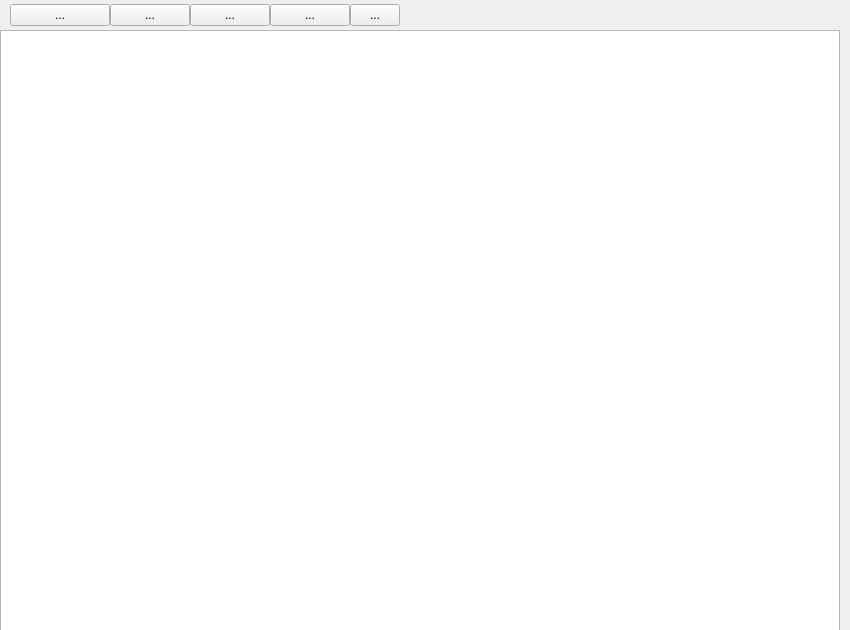
<?xml version="1.0" encoding="UTF-8"?>
<ui version="4.0">
 <class>SMMyApp</class>
 <widget class="QWidget" name="SMMyApp">
  <property name="geometry">
   <rect>
    <x>0</x>
    <y>0</y>
    <width>850</width>
    <height>630</height>
   </rect>
  </property>
  <property name="windowTitle">
   <string>Form</string>
  </property>
  <widget class="AppTableWidget" name="tableWidget">
   <property name="geometry">
    <rect>
     <x>0</x>
     <y>30</y>
     <width>840</width>
     <height>601</height>
    </rect>
   </property>
  </widget>
  <widget class="QWidget" name="tools" native="true">
   <property name="geometry">
    <rect>
     <x>0</x>
     <y>0</y>
     <width>840</width>
     <height>30</height>
    </rect>
   </property>
   <widget class="QToolButton" name="tbAnzhuang">
    <property name="geometry">
     <rect>
      <x>10</x>
      <y>4</y>
      <width>100</width>
      <height>22</height>
     </rect>
    </property>
    <property name="text">
     <string>...</string>
    </property>
   </widget>
   <widget class="QToolButton" name="tbXiezai">
    <property name="geometry">
     <rect>
      <x>110</x>
      <y>4</y>
      <width>80</width>
      <height>22</height>
     </rect>
    </property>
    <property name="text">
     <string>...</string>
    </property>
   </widget>
   <widget class="QToolButton" name="tbSdcard">
    <property name="geometry">
     <rect>
      <x>190</x>
      <y>4</y>
      <width>80</width>
      <height>22</height>
     </rect>
    </property>
    <property name="text">
     <string>...</string>
    </property>
   </widget>
   <widget class="QToolButton" name="tbDaochu">
    <property name="geometry">
     <rect>
      <x>270</x>
      <y>4</y>
      <width>80</width>
      <height>22</height>
     </rect>
    </property>
    <property name="text">
     <string>...</string>
    </property>
   </widget>
   <widget class="QToolButton" name="tbShuaxin">
    <property name="geometry">
     <rect>
      <x>350</x>
      <y>4</y>
      <width>50</width>
      <height>22</height>
     </rect>
    </property>
    <property name="text">
     <string>...</string>
    </property>
   </widget>
  </widget>
 </widget>
 <customwidgets>
  <customwidget>
   <class>AppTableWidget</class>
   <extends>QTableWidget</extends>
   <header location="global">apptablewidget.h</header>
  </customwidget>
 </customwidgets>
 <resources/>
 <connections/>
</ui>
